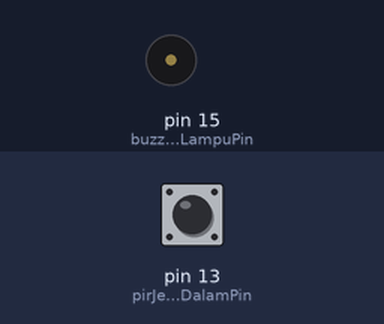
A sketch run on a simulated Arduino Uno, built with avr-gcc and run on an emulated ATmega328P. Shown: buzzer (waves = sounding, pin HIGH). The test bench sets the inputs (shaded band); at power-on: pin 13 (pirJendelaDalamPin) LOW. What the sketch prints to the serial monitor is not drawn.

Above: at 1.2 s.
1.3 s: pin 13 (pirJendelaDalamPin) driven HIGH
At 4.2 s:
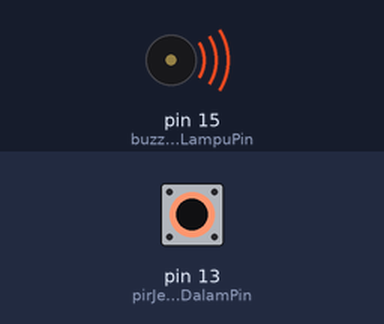
4.3 s: pin 13 (pirJendelaDalamPin) driven LOW
7.3 s: pin 13 (pirJendelaDalamPin) pulsed HIGH 2 times (0.12 s each, 0.3 s apart)
10.9 s: pin 13 (pirJendelaDalamPin) pulsed HIGH 5 times (0.12 s each, 0.3 s apart)
Timing chart, 0 to 25.5 s (numbered marks = the images above; inputs shaded):
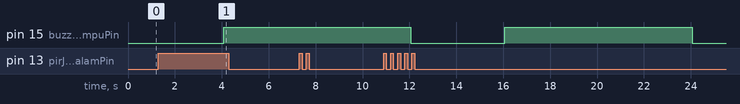

The sketch:

dalam.ino
```cpp
//sensor dalam
const int irPintuDalamPin = 12; //pin D6
long irPintuDalamValue;

//sensor dalam
const int pirPintuDalamPin = 14; //pin D5
long pirPintuDalamValue;

const int pirJendelaDalamPin = 13; //pin D7
long pirJendelaDalamDalamValue;

//output
const int buzzerDanLampuPin = 15; //pin D8

String pesan;
boolean isAlarm = false;
boolean isBuzzer = false;
long previousMillis;


void deteksiDalam() {
//  irPintuDalamValue = digitalRead(irPintuDalamPin);
//
//  if (irPintuDalamValue == LOW) {
//    Serial.println("Deteksi Dalam Pintu");
//    pesan = "Deteksi Dalam Pintu";
//    isAlarm = true;
//    //    lampuDanBuzzer(true);
//  } else {
//    Serial.println("Clear");
//    //        isAlarm = false;
//  }

//  pirPintuDalamValue = digitalRead(pirPintuDalamPin);
  pirJendelaDalamDalamValue = digitalRead(pirJendelaDalamPin);

//  if (pirPintuDalamValue == HIGH) {
//    Serial.println("Deteksi Dalam Pintu");
//    pesan = "Deteksi Dalam Pintu";
//    isAlarm = true;
//  } else
  if (pirJendelaDalamDalamValue == HIGH) {
    Serial.println("Deteksi PIR Dalam Jendela");
    pesan = "Deteksi PIR Dalam Jendela";
    isAlarm = true;
  } else {
    Serial.println("Clear");
    //    isAlarm = false;
  }

}

void setup() {
  // put your setup code here, to run once:
  Serial.begin(9600);
  pinMode(buzzerDanLampuPin, OUTPUT);

}

void loop() {
  // put your main code here, to run repeatedly:
    long currentMillis = millis();

  deteksiDalam();

  if (isAlarm) {
    if ((isBuzzer == false) && (currentMillis - previousMillis >= 4000)) {
      Serial.println("1");
      Serial.println("Membunyikan Sirine");
      digitalWrite(buzzerDanLampuPin, HIGH); //Mati
      //      delay(8000);
      //      sendNotification(pesan);
      isBuzzer = true;
      previousMillis = currentMillis;

    } else if ((isBuzzer == true) && (currentMillis - previousMillis >= 8000)) {
      Serial.println("Mematikan Sirine");
      //      digitalWrite(buzzerDanLampuPin, LOW);
      Serial.println("2");
      digitalWrite(buzzerDanLampuPin, LOW); //Hidup
      isAlarm = false;
      isBuzzer = false;
      previousMillis = currentMillis;
    }
  }
}
```

Measured:
- after the input at 1.3 s, pin 15 (buzzerDanLampuPin): LOW → HIGH after 2.8 s
